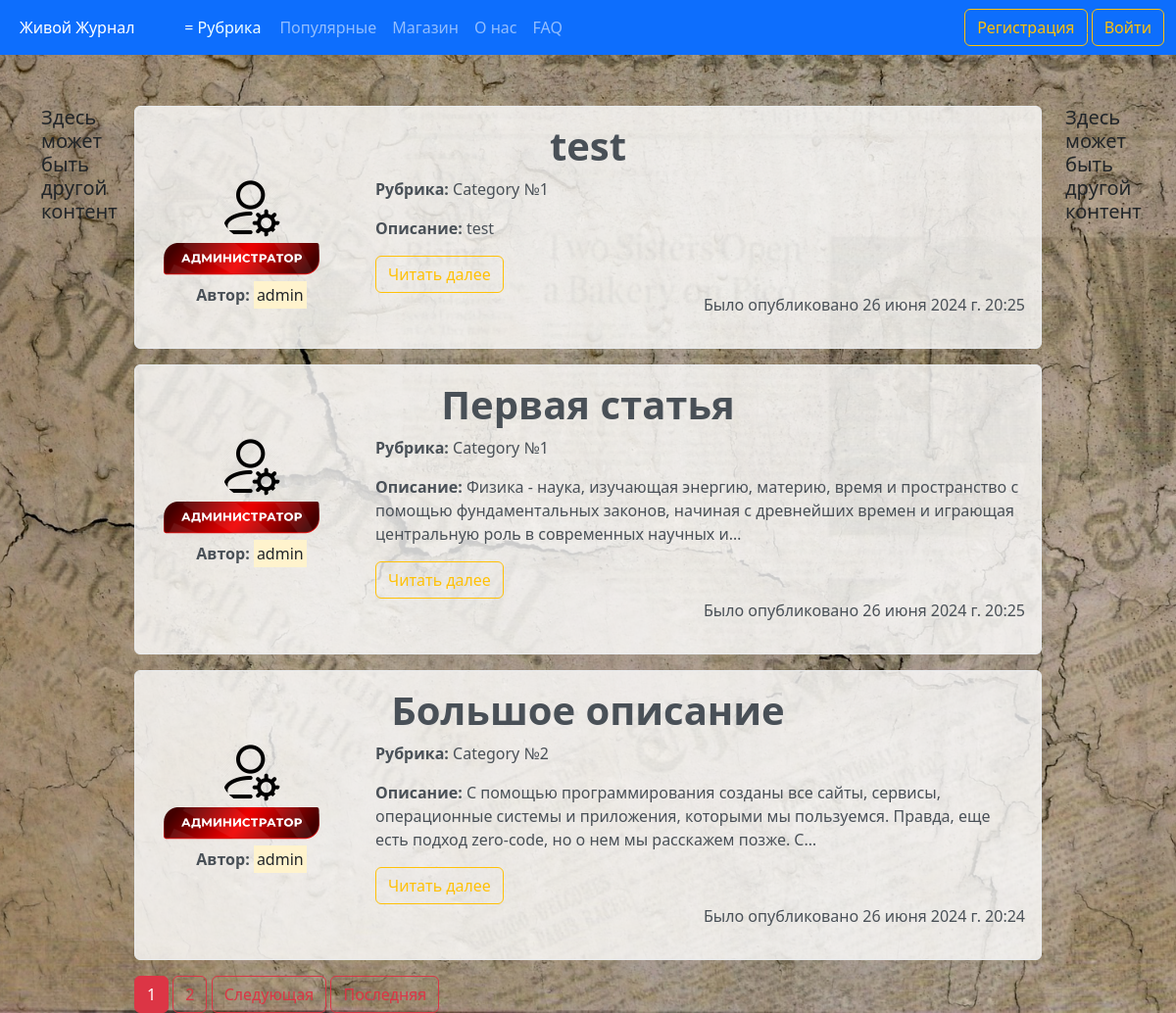
/, run on an earlier commit of the app's database.
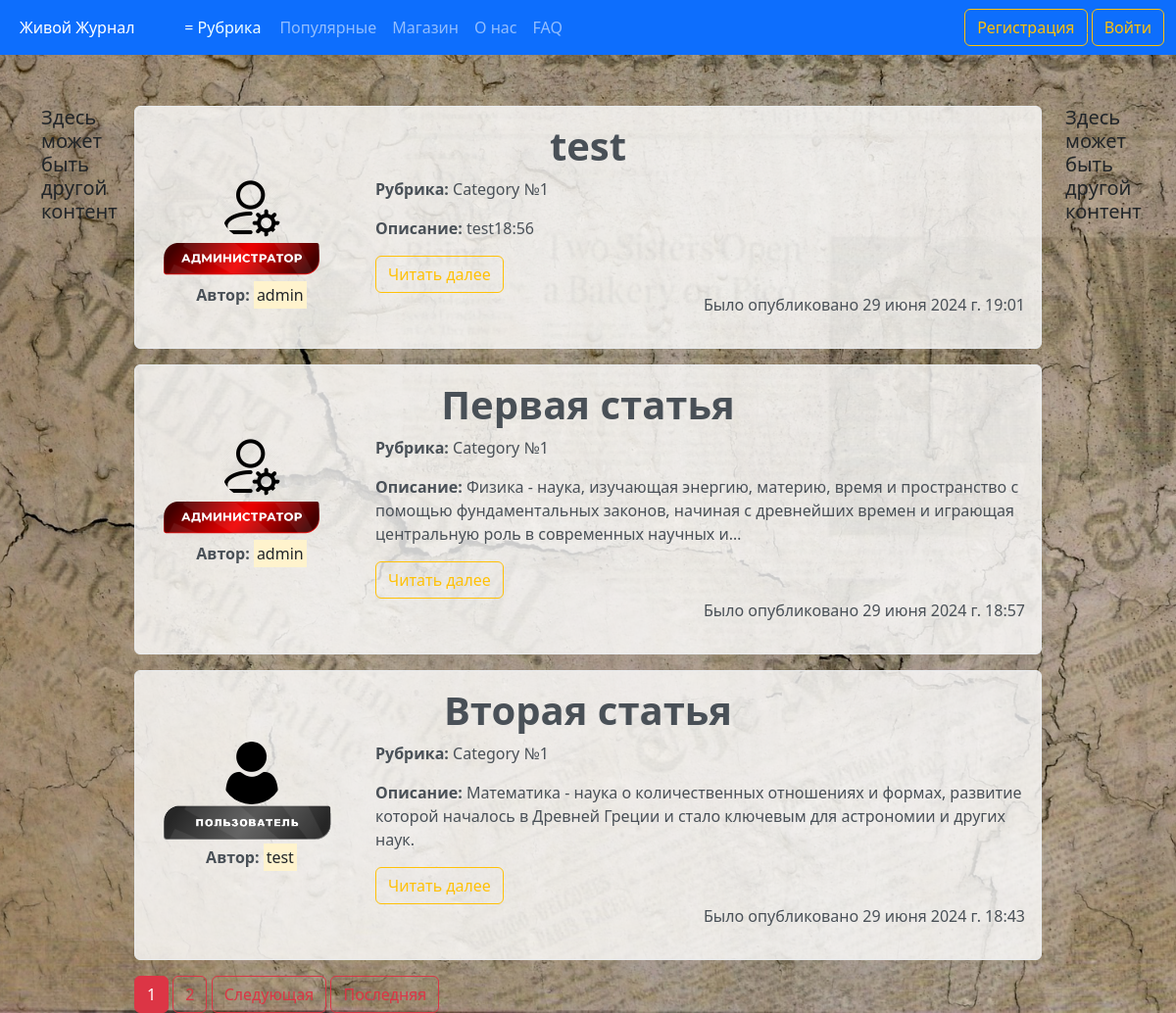
And on a later commit of the database.
### journal/models.py (models this page shows, shortened)
class Article(models.Model):
    CATEGORY_CHOICES = [
        ('Category №1', 'Рубрика №1'),
        ('Category №2', 'Рубрика №2'),
        ('Category №3', 'Рубрика №3'),
        ('Category №4', 'Рубрика №4'),
        ('Category №5', 'Рубрика №5'),
    ]
    title = models.CharField('Название', max_length=100)
    description = models.TextField('Описание')
    text = models.TextField('Основной текст')
    category = models.CharField(max_length=50, verbose_name='Рубрика', choices=CATEGORY_CHOICES, default='Рубрика №1')
    author = models.ForeignKey(User, verbose_name='Автор', on_delete=models.CASCADE)
    publication = models.BooleanField('Статус публикации', default=False)
    date = models.DateTimeField('Дата', default=timezone.now)
    likes = models.IntegerField('Количество лайков', default=0)
    class Meta:
        verbose_name = 'Статью'
        verbose_name_plural = 'Статьи'

### users/models.py (models this page shows, shortened)
class Profile(models.Model):
    STATUS_CHOICES = {
        ('User', 'Пользователь'),
        ('User VIP', 'VIP пользователь'),
        ('Admin', 'Администратор'),
    }
    user = models.OneToOneField(User, verbose_name='Имя пользователя', on_delete=models.CASCADE)
    img = models.ImageField('Фото пользователя', default='default_user.png', upload_to='user_images')
    status = models.CharField(max_length=20, verbose_name='Статус пользователя', choices=STATUS_CHOICES, default='User')
    vip_status_expiry = models.DateTimeField(verbose_name='Окончание VIP статуса', null=True, blank=True)
    class Meta:
        verbose_name = 'Профаил'
        verbose_name_plural = 'Профайлы'

### journal/views.py (the view)
# urls.py: path('', views.HomeView.as_view(), name='home'),
class HomeView(ListView):
    model = Article
    template_name = 'journal/home.html'
    context_object_name = 'Article'
    paginate_by = 3
    def get_queryset(self):
        return Article.objects.filter(publication=True).order_by('-date')

### journal/templates/journal/home.html (shortened to what this page needs)
{% extends 'journal/base.html' %}
{% block home_active %}
  active
{% endblock %}
{% block content %}
    <div class="container mt-5">
      <div class="row">
        <div class="col-md-1 sidebar">
          <h5>Здесь может быть другой контент</h5>
        </div>
        <div class="col-md-10">
          {% for article in Article %}
          <div class="alert alert-light">
            <div class="row">
                <h1 style="text-align: center;"><strong>{{ article.title}}</strong></h1>
              <div class="col-md-3">
                <a href="{% url 'profile' %}" class="no-underline">
                  <div class="profile-container">
                    <img src="{{ article.author.profile.img.url }}" alt="{{ article.author }}" class="user_images">
                    {% if article.author.profile.status == 'User' %}
                    <img src="pictures/main_page/user_label.png" alt="Badge" width="180">
                    {% elif article.author.profile.status == 'Admin' %}
                    <img src="pictures/main_page/admin_label.png" alt="Badge" width="180">
                    {% else %}
                    <img src="pictures/main_page/user_vip_label.png" alt="Badge" width="180">
                    {% endif %}
                    <p><b>Автор:</b> <mark>{{ article.author.username }}</mark></p>
                  </div>
                </a>
              </div>
              <div class="col-md-9">
                <p><b>Рубрика:</b> {{ article.category }}</p>
                <p><b>Описание: </b>{{ article.description|striptags|truncatechars:180}}</p>
                  <a class="btn btn-outline-warning" href="{%  url 'articles-detail' article.id %}">Читать далее</a>
                <p class="right-align">Было опубликовано {{ article.date }}</p>
              </div>
            </div>
          </div>
          {% endfor %}
          {% if is_paginated %}
              {% for num in page_obj.paginator.page_range %}
                {% if num == page_obj.number %}
                  <button class ="btn btn-danger">{{ num }}</button>
                  {% elif num > page_obj.number|add:'-2' and num < page_obj.number|add:'2' %}
                    <a href="?page={{ num }}" class="btn btn-outline-danger">{{ num }}</a>
                {% endif %}
              {% endfor %}
              {% if page_obj.has_next %}
                  <a href="?page={{ page_obj.next_page_number }}" class="btn btn-outline-danger">Следующая</a>
                  <a href="?page={{ page_obj.paginator.num_pages }}" class="btn btn-outline-danger">Последняя</a>
              {% endif %}
          {% endif %}
        </div>
        <div class="col-md-1 sidebar">
          <h5>Здесь может быть другой контент</h5>
        </div>
      </div>
    </div>
{% endblock %}

What changed in the data, as far as the page shows it:
no longer on this page (row unchanged): Article: title "Большое описание", author.profile.img (picture), author.username "admin", category "Category №2", description "С помощью программирования созданы все сайты, сервисы, операционные системы и приложения, которыми мы пользуемся. Правда, еще есть подход zero-code, но о нем мы расскажем позже. С…", date "26 июня 2024 г. 20:24"
changed Article: description "test" → "test18:56"; date "26 июня 2024 г. 20:25" → "29 июня 2024 г. 19:01"
changed Article "Первая статья": date "26 июня 2024 г. 20:25" → "29 июня 2024 г. 18:57"
now on this page (row edited): Article: title "Вторая статья", author.profile.img (placeholder picture), author.username "test", category "Category №1", description "Математика - наука о количественных отношениях и формах, развитие которой началось в Древней Греции и стало ключевым для астрономии и других наук.", date "29 июня 2024 г. 18:43"
